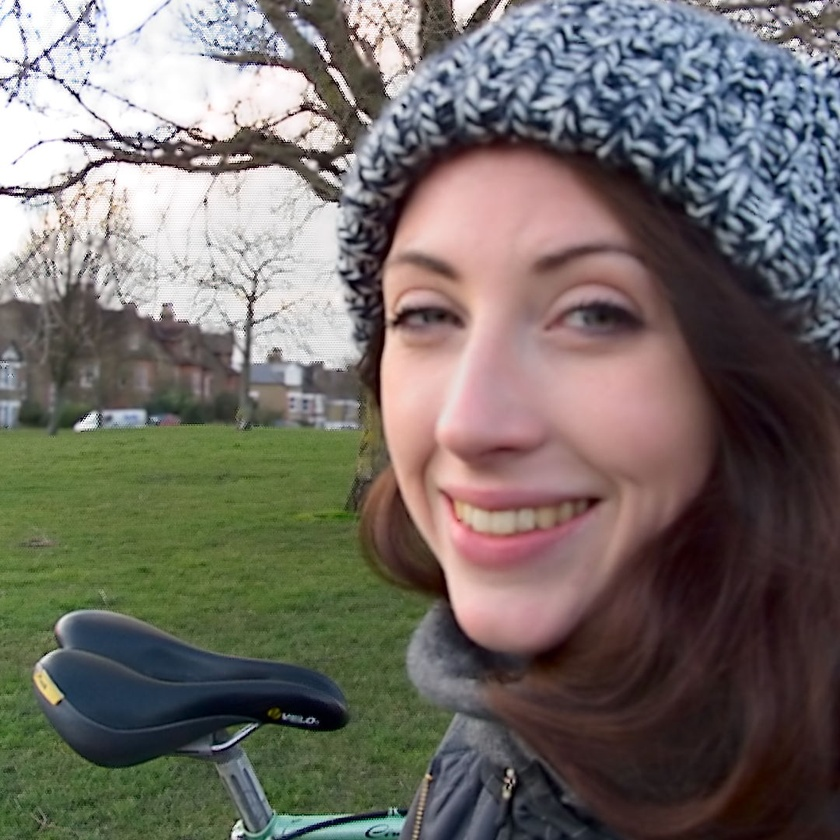
//> input picture fill/emma_bike.jpg, 840 x 840 px, shrunk from 1080 x 1080 before the run
$ ./fill emma_bike.jpg   (built with g++ and OpenCV 4)
//> lines starting //> are read from the running program, lines starting //| are printed output that depends on the picture; after the words box and inside, x2 and y2 are one past the last pixel; in counts of white or black regions, pixels touching at a corner belong together
#include "opencv2/imgcodecs.hpp"
#include "opencv2/highgui/highgui.hpp"
#include "opencv2/imgproc/imgproc.hpp"
#include "opencv2/photo/photo.hpp"

#include <iostream>

using namespace cv;
using namespace std;

static void help()
{
    cout << "\nCool inpainging demo. Inpainting repairs damage to images by floodfilling the damage \n"
            << "with surrounding image areas.\n"
            "Using OpenCV version %s\n" << CV_VERSION << "\n"
    "Usage:\n"
        "./inpaint [image_name -- Default ../data/fruits.jpg]\n" << endl;

    cout << "Hot keys: \n"
        "\tESC - quit the program\n"
        "\tr - restore the original image\n"
        "\ti or SPACE - run inpainting algorithm\n"
        "\t\t(before running it, paint something on the image)\n" << endl;
}

//----------------------------------------------------------------------------------------------------------------------------------------
bool inImage(int x, int y, const Mat &img)
{
  return (x >= 0 && x < img.cols && y >= 0 && y < img.rows);
}

//----------------------------------------------------------------------------------------------------------------------------------------
bool windowInImage(int x, int y, const Mat &img, int windowSize)
{
  return (x - windowSize >= 0 && x + windowSize < img.cols && y - windowSize >= 0 && y + windowSize < img.rows);
}

//----------------------------------------------------------------------------------------------------------------------------------------
Mat getNeighbourhoodWindow(const Mat &img, Point2i pt, int windowSize)
{
  Mat output = Mat(windowSize * 2 + 1, windowSize * 2 + 1, 16);

  for(int y = 0; y < output.rows; y++)
  {
    for(int x = 0; x < output.cols; x++)
    {
      if(inImage( pt.x - windowSize + x, pt.y - windowSize + y, img))
      {
        output.at<int>(y, x, 0) = img.at<int>(pt.y - windowSize + y, pt.x - windowSize + x, 0);
      }
    }
  }

  return output;
}

//----------------------------------------------------------------------------------------------------------------------------------------
double getDist(const Mat &templ8, const Mat &templ9, int windowSize)
{
  double dist = 0;

  vector<Mat> channels1(3);
  vector<Mat> channels2(3);

  split(templ8,channels1);
  split(templ9,channels2);

  int count;

  for(int i = 0; i < templ8.rows; i++)
  {
    for(int j = 0; j < templ8.cols; j++)
    {

      if( i != windowSize && j != windowSize)
      {
        //if(mask1.at<int>(i,j) == 0 && mask2.at<int>(i,j) == 0)
        //{
          for(int k = 0; k < 3; k++)
          {
            count++;
            dist += abs((channels1.at(k).at<int>(i,j,0) - channels2.at(k).at<int>(i,j,0)))^2;
          }
        //}
      }
    }
  }

  return sqrt(dist)/count;
}


//----------------------------------------------------------------------------------------------------------------------------------------
const Point2i findBestPixelGrow(const Mat &templ8, const vector<Mat> &templates, const Mat &mask,int rows, int cols,const vector<Mat> &masks, const Point2i pos,int windowSize)
{
  Point2i bestPixel;
  Point2i ptemp;
  double bestValue = 10;
  double dist = 0;

  int n = 1;

  bool yes = false;

  while(!yes)
  {
    for(int i = -1; i < 2; i+=2) //ALTERNATE SIGN (-,-) then (-,+) then (+,-) then (+,+) -1,-1 ... -1,1 .. 1,-1,
    {
      for(int j = -1; j < 2; j+=2) //ALTERNATE SIGN (-,-) then (-,+) then (+,-) then (+,+)
      {
        for(int c = 0; c < 2*n; c++)
        {
          if(i < 0 && j < 0) {ptemp = Point2i(pos.x + (n*i) + c, pos.y + (n*j));}
          if(i < 0 && j > 0) {ptemp = Point2i(pos.x + (n*i) , pos.y + (n*j) - c );}
          if(i > 0 && j < 0) {ptemp = Point2i(pos.x + (n*i) , pos.y + (n*j) + c);}
          if(i > 0 && j > 0) {ptemp = Point2i(pos.x + (n*i) - c, pos.y + (n*j));}

          if(windowInImage(ptemp.x,ptemp.y,mask,windowSize))
          {
            //if(mask.at<int>(ptemp.y,ptemp.x,0) == 0)
            //{
              dist = getDist(templ8,templates.at(ptemp.y*cols + ptemp.x),windowSize);

              if(dist < bestValue)
              {
                bestValue = dist;
                bestPixel.x = ptemp.x;
                bestPixel.y = ptemp.y;
              }
              if(bestValue < 0.4)
              {
                yes = true;
              }
          }
        }
      }
    }

    n++;
  }
  cout << "n " << endl; cout << n << endl;
  cout << "bestPixel y" << endl; cout << bestPixel.y << endl;
  cout << "bestPixel x" << endl; cout << bestPixel.x << endl;
  cout << "dist" << endl; cout << bestValue << endl;

  return bestPixel;
}


Mat img, inpaintMask;
Point prevPt(-1,-1);

static void onMouse( int event, int x, int y, int flags, void* )
{
    if( event == EVENT_LBUTTONUP || !(flags & EVENT_FLAG_LBUTTON) )
        prevPt = Point(-1,-1);
    else if( event == EVENT_LBUTTONDOWN )
        prevPt = Point(x,y);
    else if( event == EVENT_MOUSEMOVE && (flags & EVENT_FLAG_LBUTTON) )
    {
        Point pt(x,y);
        if( prevPt.x < 0 )
            prevPt = pt;
        line( inpaintMask, prevPt, pt, Scalar::all(255), 5, 8, 0 );
        line( img, prevPt, pt, Scalar::all(255), 5, 8, 0 );
        prevPt = pt;
        imshow("image", img);
    }
}


int main( int argc, char** argv )
{
    char* filename = argc >= 2 ? argv[1] : (char*)"../data/fruits.jpg";
    //Mat img0 = imread(filename, 3);
    Mat img0  = imread( argv[1], 3 );
//> img0 is the input picture: 840 rows x 840 cols, CV_8UC3; mean B, G, R 103.4, 108.9, 115.1
    if(img0.empty())
    {
        cout << "Couldn't open the image " << filename << ". Usage: inpaint <image_name>\n" << endl;
        return 0;
    }

    help();

    namedWindow( "image", WINDOW_NORMAL );
    namedWindow( "inpainted image", WINDOW_NORMAL );


    img = img0.clone();
    inpaintMask = Mat::zeros(img.size(), CV_8U);

    int windowSize = 4;
    int winLength = (windowSize*2) + 1;

    imshow("image", img);
    setMouseCallback( "image", onMouse, 0 );

    for(;;)
    {
        char c = (char)waitKey();
//> the left mouse button is pressed at (210, 210)
//> the mouse is dragged to (420, 420)
//> call 2 of onMouse, with event = 0, x = 420, y = 420, flags = 1
//> in onMouse (call 2), `line( inpaintMask, prevPt, pt, Scalar::all(255), 5, 8, 0 );`:
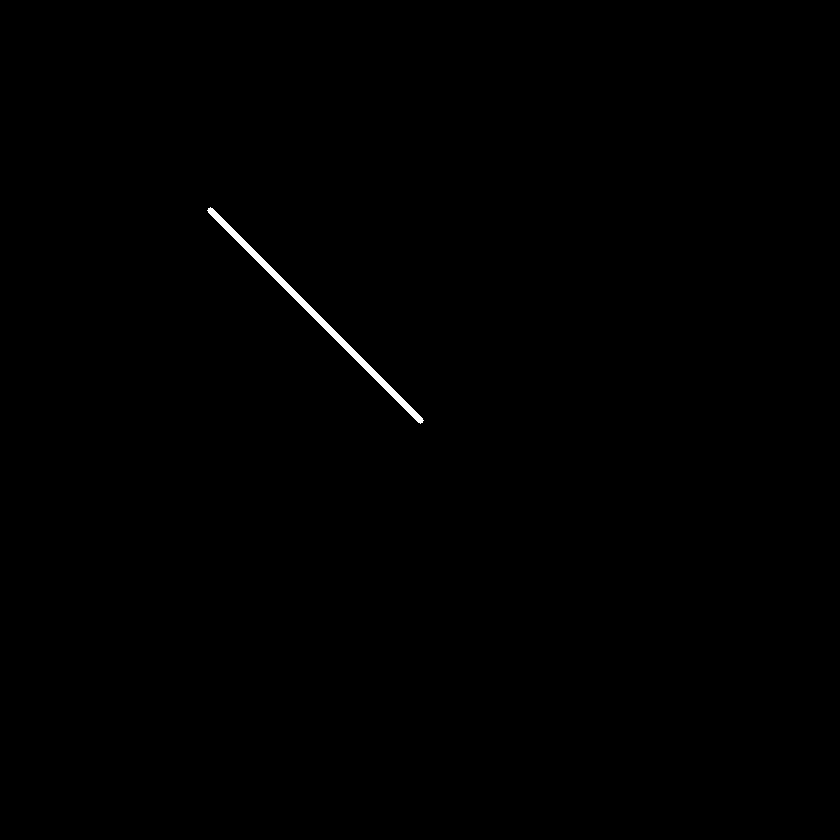
//> inpaintMask: 840 rows x 840 cols, CV_8UC1; 0.27% white; 1 white region, box (x1, y1, x2, y2) and area: (207, 207, 424, 424) 1919
//> in onMouse (call 2), `line( img, prevPt, pt, Scalar::all(255), 5, 8, 0 );`:
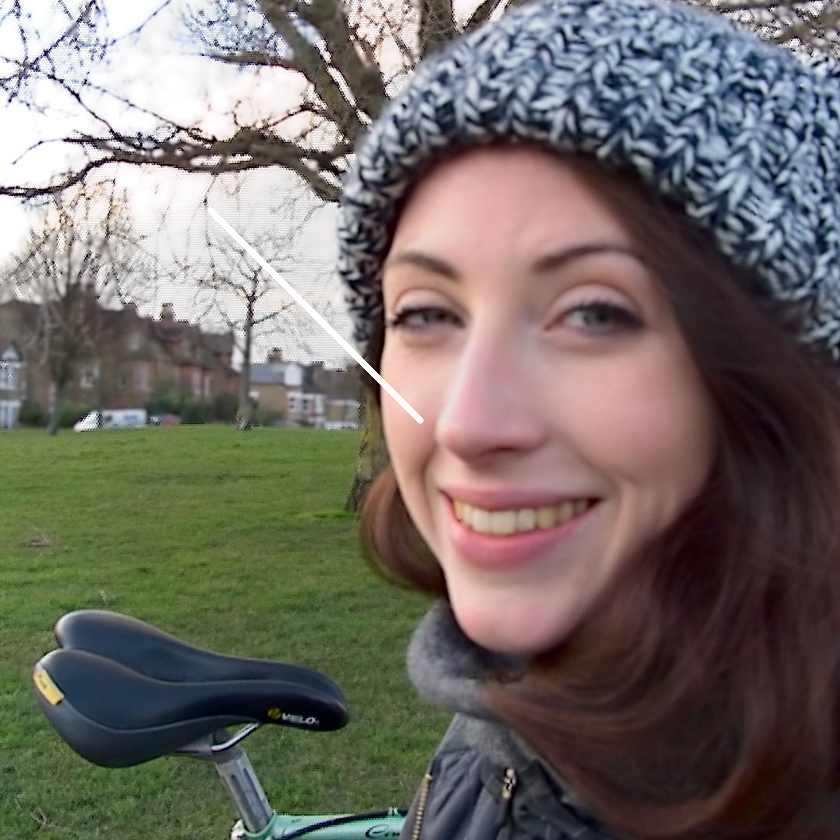
//> img: 840 rows x 840 cols, CV_8UC3; 0.27% of pixels changed, all inside (x1, y1, x2, y2) = (207, 207, 424, 424)
//> the mouse is dragged to (630, 630)
//> call 3 of onMouse, with event = 0, x = 630, y = 630, flags = 1
//> in onMouse (call 3), `line( inpaintMask, prevPt, pt, Scalar::all(255), 5, 8, 0 );`:
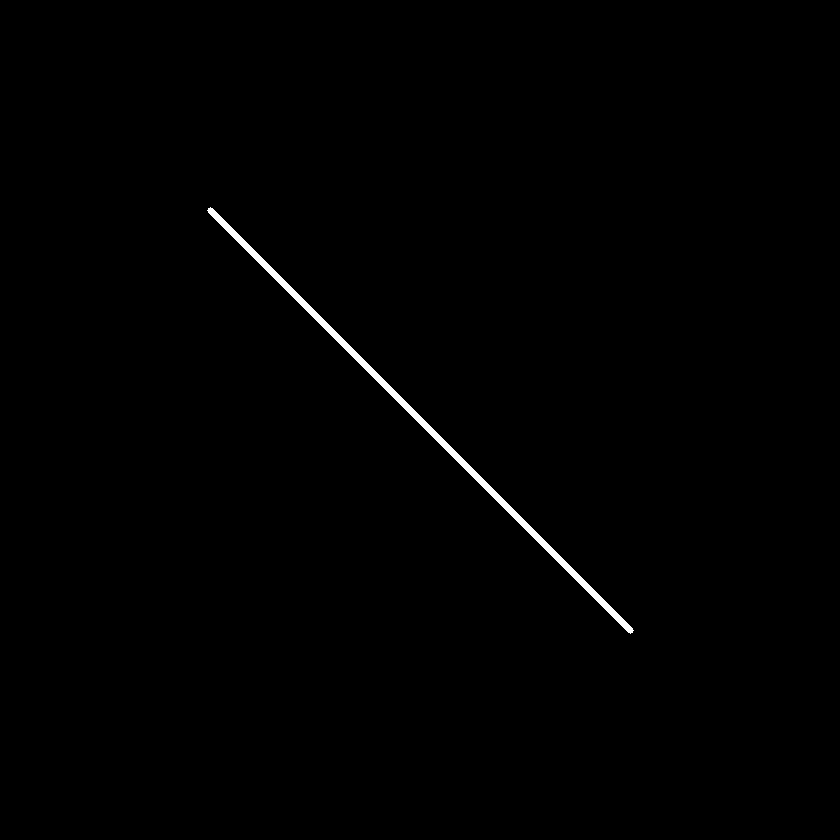
//> inpaintMask: 840 rows x 840 cols, CV_8UC1; 0.54% white; 1 white region, box (x1, y1, x2, y2) and area: (207, 207, 634, 634) 3809
//> in onMouse (call 3), `line( img, prevPt, pt, Scalar::all(255), 5, 8, 0 );`:
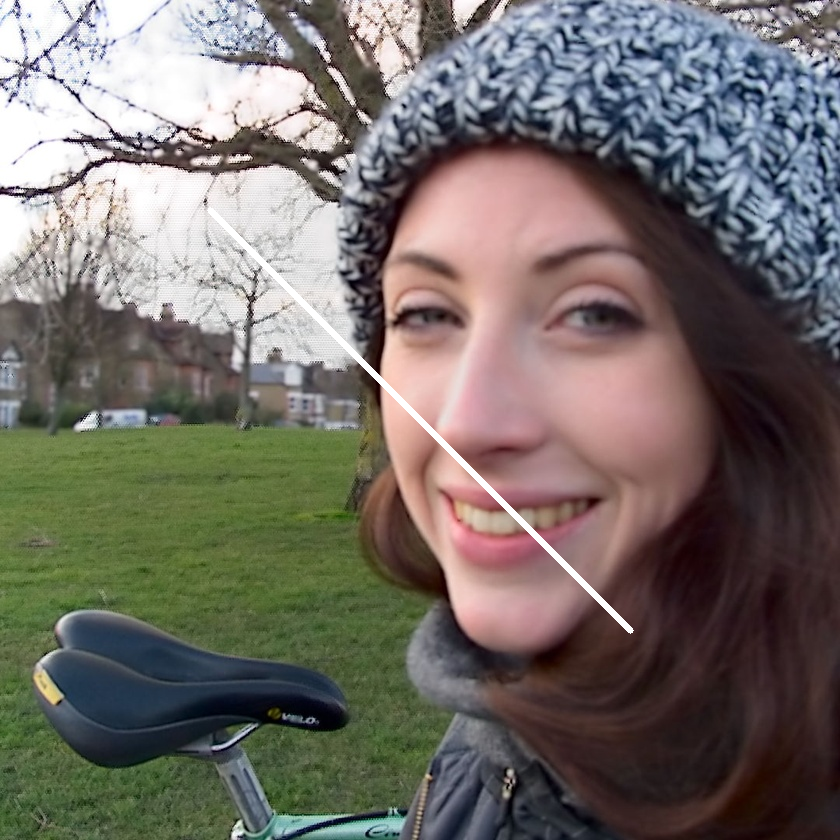
//> img: 840 rows x 840 cols, CV_8UC3; 0.27% of pixels changed, all inside (x1, y1, x2, y2) = (419, 419, 634, 634)
//> the button is released at (630, 630)

        if( c == 27 )
            break;

        if( c == 'r' )
        {
            inpaintMask = Scalar::all(0);
            img0.copyTo(img);
            imshow("image", img);
        }

        if( c == 'i' || c == ' ' )
        {
            Mat inpainted;
            inpaint(img, inpaintMask, inpainted, 3, INPAINT_NS);
            imshow("inpainted image", inpainted);

            vector<Mat> templates(img.rows*img.cols);
            vector<Mat> masks(inpaintMask.rows*inpaintMask.cols);

            for(int y = 0; y < img.rows; y++)
            {
              for(int x = 0; x < img.cols; x++)
              {
                if(windowInImage(x,y,img,windowSize))
                {
                  templates.at(y*img.cols + x) = getNeighbourhoodWindow(img,Point2i(x,y),windowSize);
                  templates.at(y*inpaintMask.cols + x) = getNeighbourhoodWindow(inpaintMask,Point2i(x,y),windowSize);
                }
              }
            }

            Mat texFilled;
            texFilled = inpainted.clone();

//> (the run ends here: the time limit is reached, at `n++;`)
